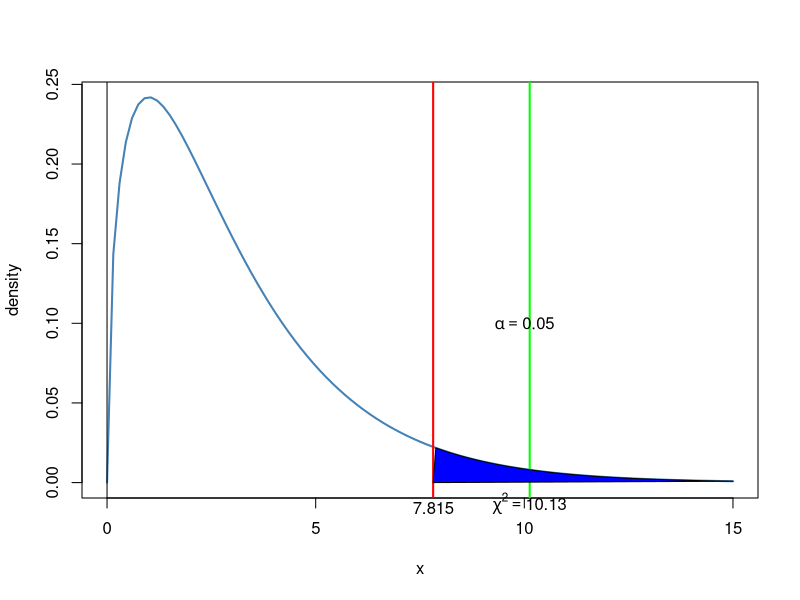

Reproduce this figure in R.
#page no: 483-484
library(MASS)
obs_matrix<-matrix(c(72,91,84,86,49,88,45,35),ncol=4)
rownames(obs_matrix)<-c("males","females")
colnames(obs_matrix)<-c('dormitory','apart','withparents','other')
View(obs_matrix)
obs_table<-as.table(obs_matrix)
View(obs_table)
x=chisq.test(obs_table)
t_stat=x$statistic
df=x$parameter
print(paste("\u03C7 = ",round(t_stat,2)))
print(paste("df =",df))
alpha=0.05
t_critical=round(qchisq(1-alpha,df=df),3)
if(t_stat<=t_critical)
{
  print("Accept H0")
}else
{
  print("Reject H0")
}
print(paste(" critical value ",t_critical))
x<-seq(0,15,length=100)
curve(dchisq(x,df=df),from=0,to=15,
      ylab="density",
      lwd=2,
      col='steelblue')
y<-dchisq(x,df=df)
abline(v=0)
abline(v=t_critical,lwd=2,col='red')
abline(v=t_stat,lwd=2,col='green')
polygon(c(x[x>=t_critical],t_critical ),c(y[x>=t_critical],0),col="blue")
text(10,0.1,expression(alpha ==0.05))
mtext((expression(chi^2==10.13)),side=1,at=t_stat,cex=1)
mtext(t_critical,side=1,at=t_critical,cex=1)
